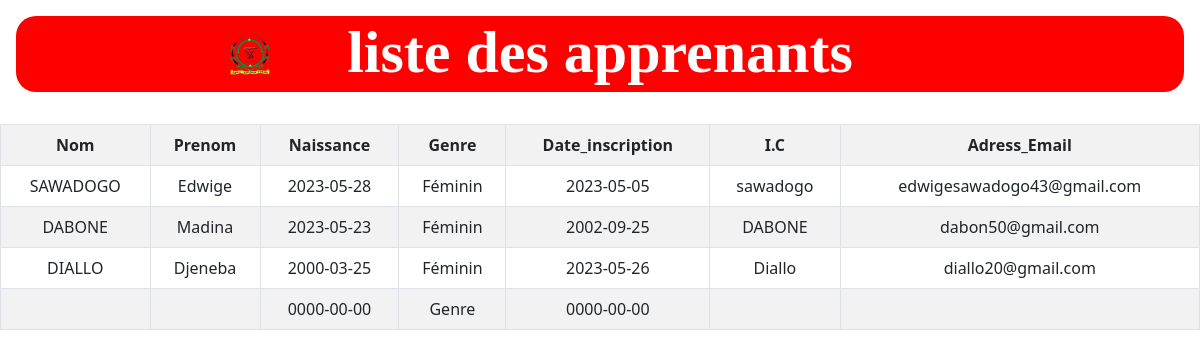
Page /liste.php on the committed database.
### tables this page shows
CREATE TABLE `liste` (
  `nom` varchar(20) NOT NULL,
  `prenom` varchar(20) NOT NULL,
  `date_de_naissance` date NOT NULL,
  `genre` varchar(30) NOT NULL,
  `inscription` date NOT NULL,
  `prevenir` varchar(30) NOT NULL,
  `email` varchar(30) NOT NULL,
  `id` int(30) NOT NULL
);

### liste.php (the view, shortened to what this page needs)
<!DOCTYPE html>
<html lang="en">
<head>
    <link rel="stylesheet" href="style/bootstrap-5.2.3-dist/css/bootstrap.min.css">
    <link rel="stylesheet" href="style/style.css">
</head>
<body>
<div class="p-3 mb-2 text-white">
    <h2 class="h2">liste des apprenants
    <div class="col">
         <a href="index.php"><img class="flag" src="image/joseph.png" alt="" width="40"></a>
      </div>
    </h2>
</div>
   <table class="table table-striped table-bordered tableau ta">
<tr >
    <th scope="col">Nom</th>
    <th scope="col">Prenom</th>
    <th scope="col">Naissance</th>
    <th scope="col">Genre</th>
    <th scope="col">Date_inscription</th>
    <th scope="col">I.C</th>
    <th scope="col">Adress_Email</th>
</tr>
<?php
require'connexion.php';
$query ="SELECT * from liste";
$stmt =$conn-> query($query);
while($row = $stmt->fetch()) {
    echo"<tr>";
        echo"<td>".$row['nom']."</td>";
        echo"<td>".$row['prenom']."</td>";
        echo"<td>".$row['date_de_naissance']."</td>";
        echo"<td>".$row['genre']."</td>";
        echo"<td>".$row['inscription']."</td>";
        echo"<td>".$row['prevenir']."</td>";
        echo"<td>".$row['email']."</td>";
    echo "</tr>";
};
?>
</table>
</body>
</html>

### style/style.css (style rules this page uses)
body { margin:0; padding:0; margin-left:0; }
html { overflow-y:auto ; overflow-x: hidden; width: 100%; }
.h2 { text-align: center; font-size: 60px; background-color: red; height:2cm; border-radius:20px; font-weight: 900; font-family: upercase; }
.tableau { text-align: center; background: color #f2f2f2; }
.flag { position: relative; top:-75px; right: 30%; }

### rows in the picture
liste: nom "SAWADOGO", prenom "Edwige", date_de_naissance "2023-05-28", genre "Féminin", inscription "2023-05-05", prevenir "sawadogo", email "edwigesawadogo43@gmail.com"
liste: nom "DABONE", prenom "Madina", date_de_naissance "2023-05-23", genre "Féminin", inscription "2002-09-25", prevenir "DABONE", email "dabon50@gmail.com"
liste: nom "DIALLO", prenom "Djeneba", date_de_naissance "2000-03-25", genre "Féminin", inscription "2023-05-26", prevenir "Diallo", email "diallo20@gmail.com"
liste: date_de_naissance "0000-00-00", genre "Genre", inscription "0000-00-00"
